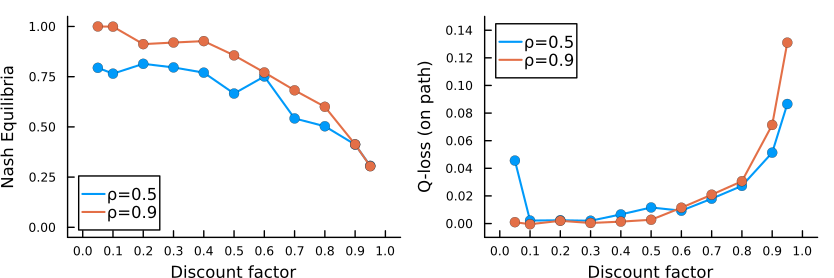

Recreate this plot in Julia.
####################################################################################
## FIGURE D1: Freq of Nash equilibria and Q-loss as a function of discount factor ##
####################################################################################

# set working directory
root_dir = ".../code_IJIO/";
code_dir = joinpath(root_dir, "code");
figure_table_appendix_dir = joinpath(root_dir, "figures_tables_appendix");
data_dir = joinpath(root_dir, "data_simulation");

cd(figure_table_appendix_dir);

# load packages
using Pkg
required_packages = ["Random", "Plots", "StatsPlots", "Statistics", "DelimitedFiles","LinearAlgebra", "NaNStatistics","Serialization", "Printf","JLD2","Revise","Measures","LaTeXStrings"]
for pkg in required_packages
    try
        @eval using $(Symbol(pkg))
    catch
        println("Installing missing package: $pkg")
        Pkg.add(pkg)
        @eval using $(Symbol(pkg))
    end
end

Revise.revise()
include(joinpath(code_dir, "init_stochastic.jl"));

include("compute_nash_optimality.jl") ;
epsilon =  10^-8;  # Convergence threshold

# i. Bernoulli
@load joinpath(data_dir, "outcomes_stochastic_discount_bernoulli.jld2") game Q_matrix profits actions cost t_final bf;
nash_bernoulli, Q_loss_on_path_bernoulli, Q_loss_all_bernoulli, Γ_bernoulli = compute_nash_optimality(game, epsilon, actions, cost, Q_matrix, bf);
nash_bernoulli = reshape(nash_bernoulli, game.S, game.dim_delta);
nash_bernoulli_mean = mean(nash_bernoulli,dims=1);
Q_loss_on_path_bernoulli = reshape(Q_loss_on_path_bernoulli, game.S, game.dim_delta);
Q_loss_on_path_bernoulli_mean = mean(Q_loss_on_path_bernoulli,dims=1);
Q_loss_all_bernoulli = reshape(Q_loss_all_bernoulli, game.S, game.dim_delta);
Q_loss_all_bernoulli_mean = mean(Q_loss_all_bernoulli,dims=1);

# ii. Markov
@load joinpath(data_dir, "outcomes_stochastic_discount_markov.jld2") game Q_matrix profits actions cost t_final bf;
nash_markov, Q_loss_on_path_markov, Q_loss_all_markov, Γ_markov = compute_nash_optimality(game, epsilon, actions, cost, Q_matrix, bf);
nash_markov = reshape(nash_markov, game.S, game.dim_delta);
nash_markov_mean = mean(nash_markov,dims=1);
Q_loss_on_path_markov = reshape(Q_loss_on_path_markov, game.S, game.dim_delta);
Q_loss_on_path_markov_mean = mean(Q_loss_on_path_markov,dims=1);
Q_loss_all_markov = reshape(Q_loss_all_markov, game.S, game.dim_delta);
Q_loss_all_markov_mean = mean(Q_loss_all_markov,dims=1);




# Plot
default_blue = palette(:auto)[1];
default_red = palette(:auto)[2];

p1=plot(vec(game.delta), vec(nash_bernoulli_mean), linestyle=:solid, linewidth=1.5, color=default_blue, label="ρ=0.5");
scatter!(vec(game.delta), vec(nash_bernoulli_mean),label="",markersize=4,color=default_blue,xlabel="Discount factor", ylabel="Nash Equilibria")
plot!(vec(game.delta), vec(nash_markov_mean), linestyle=:solid, linewidth=1.5, color=default_red, label="ρ=0.9", size=(500,300),xlabelfontsize=8,ylabelfontsize=8, xtickfontsize=6,ytickfontsize=6)
scatter!(vec(game.delta), vec(nash_markov_mean),label="",ylim=(-0.05,1.05),xlim=(-0.05,1.05),markersize=4,color=default_red,xticks=collect(0:0.1:1),yticks=collect(-1:0.25:1),grid=false,legend=:bottomleft,size=(500,300))

y_upper = maximum([Q_loss_on_path_markov_mean;Q_loss_on_path_bernoulli_mean]);
y_lower = minimum([Q_loss_on_path_markov_mean;Q_loss_on_path_bernoulli_mean]);
p2=plot(vec(game.delta), vec(Q_loss_on_path_bernoulli_mean), linestyle=:solid, linewidth=1.5, color=default_blue, label="ρ=0.5");
scatter!(vec(game.delta),vec(Q_loss_on_path_bernoulli_mean),label="",markersize=4,color=default_blue,xlabel="Discount factor", ylabel="Q-loss (on path)");
plot!(vec(game.delta), vec(Q_loss_on_path_markov_mean), linestyle=:solid, linewidth=1.5, color=default_red, label="ρ=0.9", size=(500,300),xlabelfontsize=8,ylabelfontsize=8, xtickfontsize=6,ytickfontsize=6);
scatter!(vec(game.delta),vec(Q_loss_on_path_markov_mean),label="",ylim=(-0.01,0.15),xlim=(-0.05,1.05),markersize=4,color=default_red,xticks=collect(0:0.1:1),yticks=collect(0:0.02:0.15),grid=false);

plot(p1, p2, layout=(1, 2),size=(600,200))

savefig("figure_D1.pdf")
